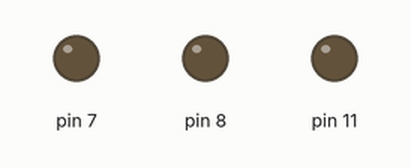
Simulated run of this program. Board: Raspberry Pi (header pin numbers). Parts: output pins drawn as LEDs (lit = HIGH). At 4.5 s the program stops and its outputs stay as they are.

Above: at 0.2 s.
At 1.7 s:
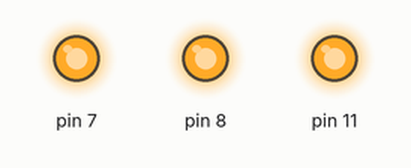
Timing chart, 0 to 3.0 s (numbered marks = the images above):
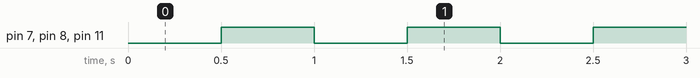

Measured:
- by itself, pin 7, pin 8, pin 11: alternates HIGH for 0.50 s and LOW for 0.50 s, 8 changes in all, then stays LOW

The program:

lights.py
```python
#!/usr/bin/python

import RPi.GPIO as gpio
import time

def setup():
    gpio.setmode(gpio.BOARD)
    gpio.setup(7, gpio.OUT)
    gpio.setup(8, gpio.OUT)
    gpio.setup(11, gpio.OUT)

def teardown():
    gpio.cleanup()

def red(state):
    gpio.output(8, state)

def yellow(state):
    gpio.output(7, state)

def green(state):
    gpio.output(11, state)

def main():
    setup()

    for i in range(1, 10):
        red(i % 2 == 0)
        yellow(i % 2 == 0)
        green(i % 2 == 0)
        time.sleep(0.5)

    teardown()
    return 2

if __name__ == "__main__":
    main()
```
